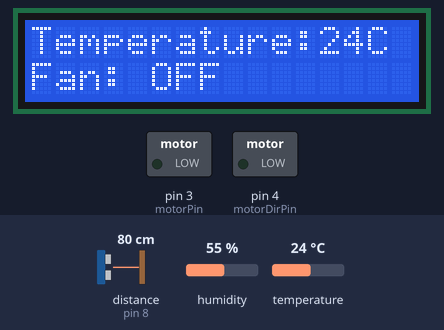
Recording of a sketch running on a simulated Arduino Uno, built with avr-gcc and run on an emulated ATmega328P. Parts: 16×2 character LCD, switched loads named in the sketch (green lamp = pin HIGH). Wiring (inferred from the names in the program): ultrasonic range finder: trigger pin 9; echo pin 8. The test bench sets the inputs (shaded band); at power-on: distance to the obstacle (sensor on pin 8) 80 cm, temperature 24 °C, humidity 55 %. The echo pulse lasts 58.3 µs per cm; pins used as bus, display or sensor lines are not drawn.

Above: at 1.2 s.
1.3 s: distance to the obstacle (sensor on pin 8) set to 24 cm
2.8 s: distance to the obstacle (sensor on pin 8) set to 19 cm
At 4.5 s:
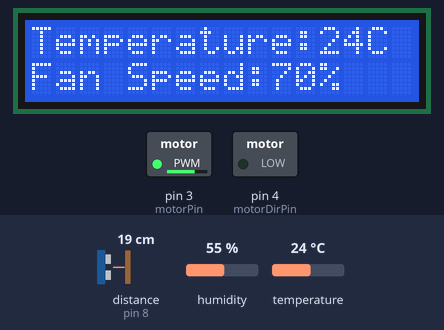
5.2 s: temperature set to 28 °C
At 6.6 s:
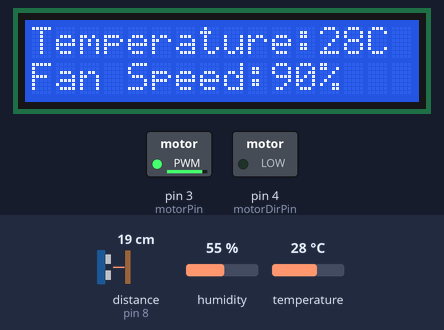
7.3 s: temperature set to 12 °C
At 8.5 s:
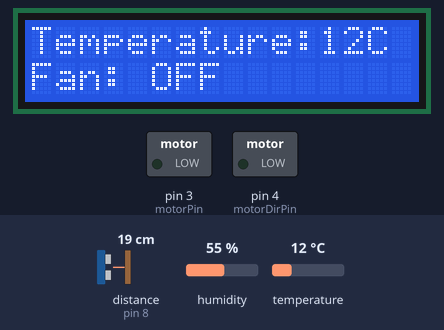
9.4 s: temperature set to 19 °C
At 11.3 s:
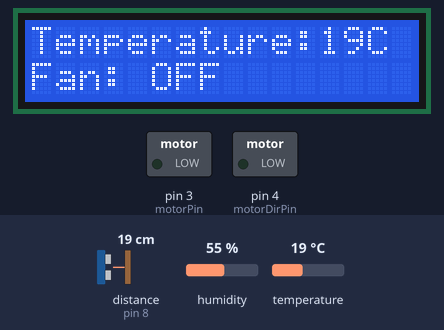
Timing chart, 0 to 12.5 s (numbered marks = the images above; inputs shaded):
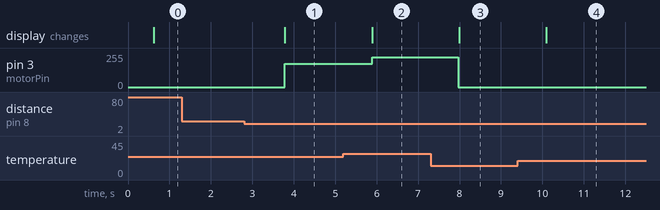

The sketch:

fan_control.ino
```cpp
#include <DHT11.h>
#include <Wire.h>
#include <LiquidCrystal_I2C.h>

// Pin configurations
DHT11 dht11(2);                     // DHT11 sensor on pin 2
const int motorPin = 3;              // Motor PWM pin
const int motorDirPin = 4;           // Motor direction pin
const int trigPin = 9;               // Sonar sensor trigger
const int echoPin = 8;               // Sonar sensor echo

int ltemp = 20;         //Change it to set the lower range of temperature
int utemp = 30;         //Change it to set the upper range of temperature

int mindist = 20; //in CM (change it to set the minimum distance from which fan  ctivates )
// LCD setup
LiquidCrystal_I2C lcd(0x27, 16, 2);  // I2C LCD at address 0x27

// Variables
int temperature = 0, humidity = 0, pwmValue = 0;
long duration;
int distance;

void setup() {
  pinMode(motorPin, OUTPUT);
  pinMode(motorDirPin, OUTPUT);
  pinMode(trigPin, OUTPUT);
  pinMode(echoPin, INPUT);
  lcd.init();
  lcd.backlight();
  digitalWrite(motorDirPin, LOW);
}

void loop() {
  dht11.readTemperatureHumidity(temperature, humidity);

  // Sonar sensor distance reading
  digitalWrite(trigPin, LOW);
  delayMicroseconds(2);
  digitalWrite(trigPin, HIGH);
  delayMicroseconds(10);
  digitalWrite(trigPin, LOW);
  duration = pulseIn(echoPin, HIGH);
  distance = duration * 0.034 / 2;

  // Control motor based on temperature and distance
  if (distance <= mindist && temperature >= ltemp) {
    pwmValue = map(temperature, ltemp, utemp, 125, 250);
    pwmValue = constrain(pwmValue, 125, 250);
    int fanSpeedPercent = map(pwmValue, 125, 250, 50, 100);

    // Display temperature and fan speed on LCD
    lcd.clear();
    lcd.setCursor(0, 0);
    lcd.print("Temperature:");
    lcd.print(temperature);
    lcd.print("C ");
    lcd.setCursor(0, 1);
    lcd.print("Fan Speed:");
    lcd.print(fanSpeedPercent);
    lcd.print("%");

    analogWrite(motorPin, pwmValue);
  } else {
    // Turn off motor and update LCD
    digitalWrite(motorPin, LOW);
    lcd.clear();
    lcd.setCursor(0, 0);
    lcd.print("Temperature:");
    lcd.print(temperature);
    lcd.print("C");
    lcd.setCursor(0, 1);
    lcd.print("Fan: OFF");
  }

  delay(500);
}
```

Measured:
- the behaviour switches between 22 and 21 cm on distance to the obstacle (sensor on pin 8) (found by bisection; images 0 and 1)
- after the input at 1.3 s, every drawn part: stays the same
- after the input at 2.8 s, pin 3 (motorPin): 0/255 → 175/255 after 0.98 s; the display: changes after 0.98 s (image 1)
- after the input at 5.2 s, pin 3 (motorPin): 175/255 → 225/255 after 0.69 s; the display: changes after 0.69 s (image 2)
- after the input at 7.3 s, pin 3 (motorPin): 225/255 → 0/255 after 0.67 s; the display: changes after 0.70 s (image 3)
- after the input at 9.4 s, the display: changes after 0.70 s (image 4)
